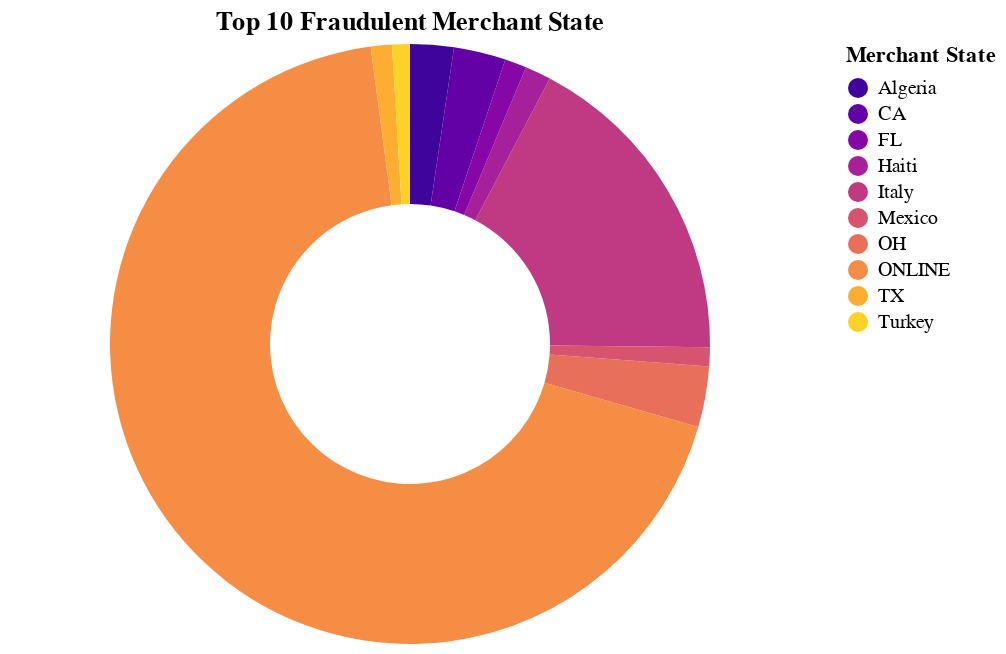

The notebook cell this image was saved under:
### Code cell
print(fraud_state.sort("Count", descending=True))
top_10_merchant_state_chart(fraud_state, "Fraudulent")

### Figure 1 — Vega-Lite specification as saved in the notebook (floating-point values rounded to 4 significant figures)
{"config": {"view": {"continuousWidth": 300, "continuousHeight": 300}}, "data": {"name": "data-38741df2151a0ff40fe1b1b216b63d62"}, "mark": {"type": "arc", "innerRadius": 70}, "encoding": {"color": {"field": "Merchant State", "scale": {"scheme": "plasma"}, "sort": "ascending", "title": "Merchant State", "type": "nominal"}, "theta": {"field": "Count", "type": "quantitative"}}, "title": "Top 10 Fraudulent Merchant State", "width": 400, "$schema": "https://vega.github.io/schema/vega-lite/v5.16.3.json", "datasets": {"data-38741df2151a0ff40fe1b1b216b63d62": [{"Merchant State": "ONLINE", "Count": 18349}, {"Merchant State": "Italy", "Count": 4682}, {"Merchant State": "OH", "Count": 878}, {"Merchant State": "CA", "Count": 751}, {"Merchant State": "Algeria", "Count": 629}, {"Merchant State": "Haiti", "Count": 375}, {"Merchant State": "FL", "Count": 314}, {"Merchant State": "TX", "Count": 305}, {"Merchant State": "Mexico", "Count": 272}, {"Merchant State": "Turkey", "Count": 257}]}}
